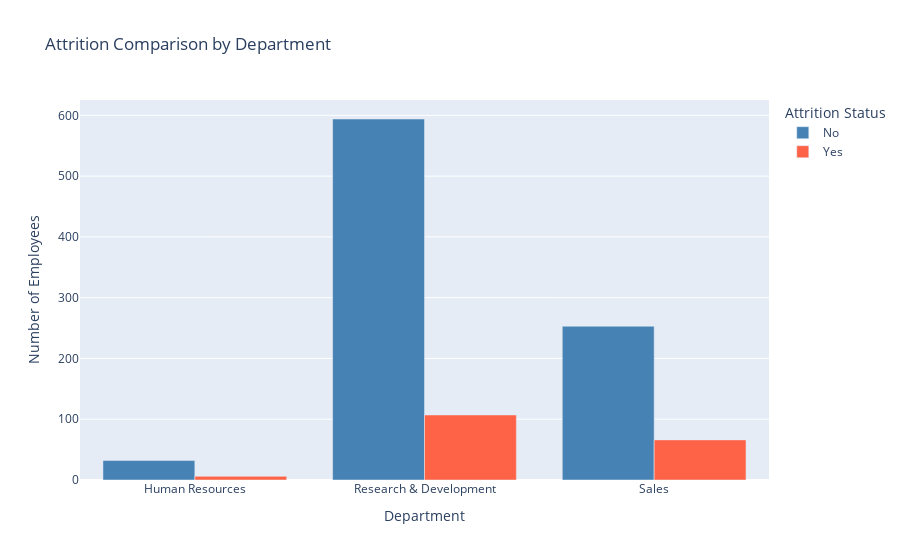

This figure's notebook cell:
### Markdown cell above
Hasil historgram diatas, karyawan yang keluar adalah yang jarak dari rumah ke kantornya adalah 0-4 km.

### Code cell
# Menghitung jumlah karyawan berdasarkan department dan attrition
attrition_comparison = data.groupby(['Department', 'Attrition']).size().reset_index(name='Count')

# Membuat bar chart interaktif untuk perbandingan attrition (Yes/No) per department
fig = px.bar(attrition_comparison, 
             x='Department', 
             y='Count', 
             color='Attrition', 
             barmode='group', 
             title="Attrition Comparison by Department", 
             labels={"Count": "Number of Employees", "Department": "Department", "Attrition": "Attrition Status"},
             color_discrete_map={"Yes": "#FF6347", "No": "#4682B4"})

# Menampilkan grafik interaktif
fig.show()

### Figure 1 — Plotly figure (JSON) as saved in the notebook; plotly's stock layout.template omitted (floating-point values rounded to 4 significant figures)
{"data": [{"alignmentgroup": "True", "hovertemplate": "Attrition Status=No<br>Department=%{x}<br>Number of Employees=%{y}<extra></extra>", "legendgroup": "No", "marker": {"color": "#4682B4", "pattern": {"shape": ""}}, "name": "No", "offsetgroup": "No", "orientation": "v", "showlegend": true, "textposition": "auto", "type": "bar", "x": ["Human Resources", "Research & Development", "Sales"], "xaxis": "x", "y": [32, 594, 253], "yaxis": "y"}, {"alignmentgroup": "True", "hovertemplate": "Attrition Status=Yes<br>Department=%{x}<br>Number of Employees=%{y}<extra></extra>", "legendgroup": "Yes", "marker": {"color": "#FF6347", "pattern": {"shape": ""}}, "name": "Yes", "offsetgroup": "Yes", "orientation": "v", "showlegend": true, "textposition": "auto", "type": "bar", "x": ["Human Resources", "Research & Development", "Sales"], "xaxis": "x", "y": [6, 107, 66], "yaxis": "y"}], "layout": {"barmode": "group", "legend": {"title": {"text": "Attrition Status"}, "tracegroupgap": 0}, "title": {"text": "Attrition Comparison by Department"}, "xaxis": {"anchor": "y", "domain": [0, 1], "title": {"text": "Department"}}, "yaxis": {"anchor": "x", "domain": [0, 1], "title": {"text": "Number of Employees"}}}}
